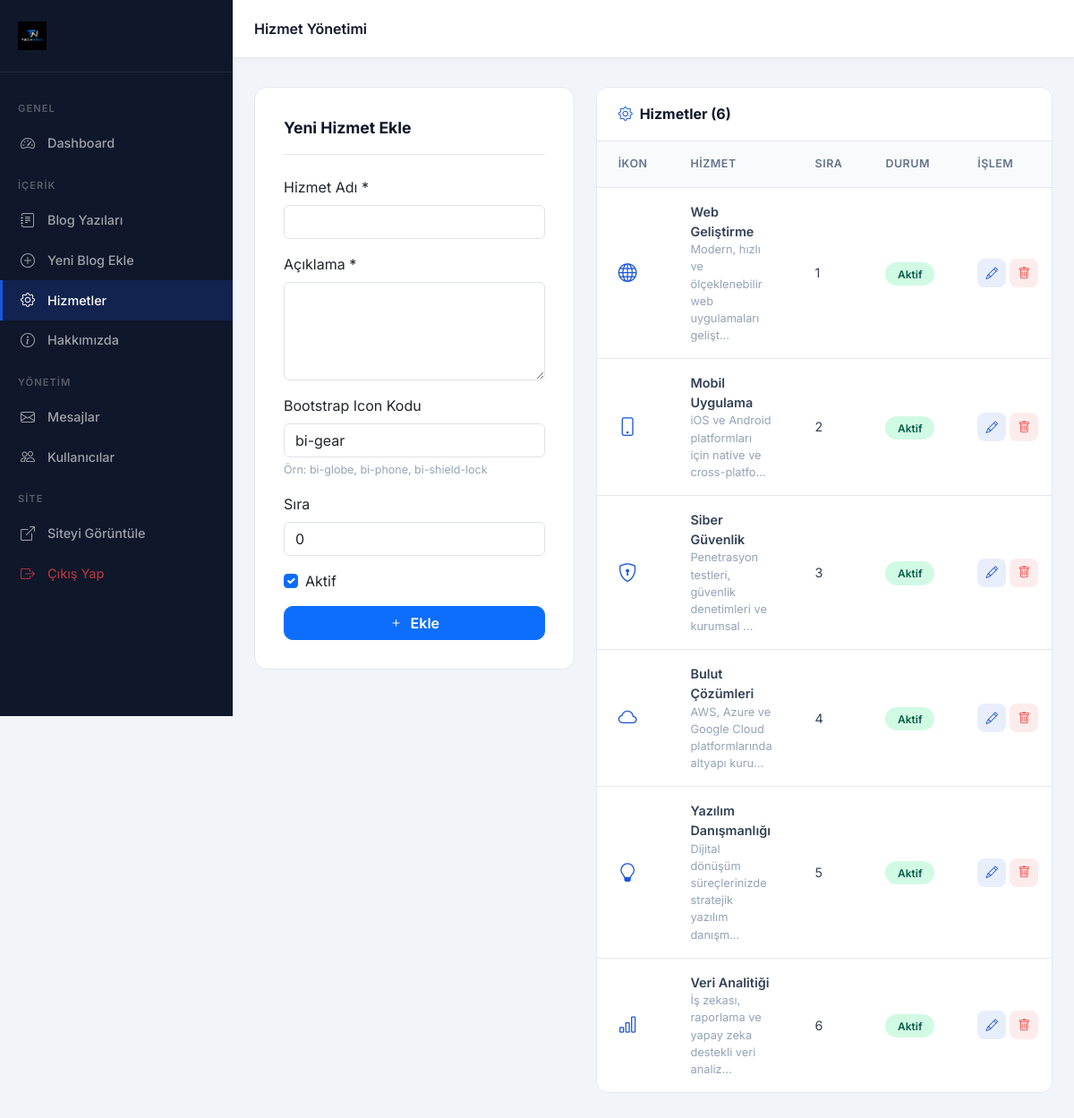
The page /admin/hizmetler.php (signed in) on the database its author committed.
### tables this page shows
CREATE TABLE `hizmetler` (
  `id` int(11) NOT NULL AUTO_INCREMENT,
  `hizmet_adi` varchar(255) NOT NULL,
  `aciklama` text NOT NULL,
  `icon` varchar(100) DEFAULT 'bi-gear',
  `resim` varchar(255) DEFAULT NULL,
  `sira` int(11) NOT NULL DEFAULT 0,
  `durum` tinyint(1) NOT NULL DEFAULT 1,
  PRIMARY KEY (`id`)
);

### admin/hizmetler.php (the view, shortened to what this page needs)
<?php
require_once '../config.php';
$duzenlenen = null;
$hizmetler = $pdo->query("SELECT * FROM hizmetler ORDER BY sira, id")->fetchAll();
?>
<!DOCTYPE html>
<html lang="tr">
<head>
<link href="https://cdn.jsdelivr.net/npm/bootstrap@5.3.2/dist/css/bootstrap.min.css" rel="stylesheet">
<link href="https://cdn.jsdelivr.net/npm/bootstrap-icons@1.11.3/font/bootstrap-icons.css" rel="stylesheet">
<link href="<?= SITE_URL ?>/assets/css/admin.css" rel="stylesheet">
</head>
<body>
<aside class="admin-sidebar">
  <div class="sidebar-brand">
    <img src="<?= SITE_URL ?>/assets/img/logo.png" alt="TechNova" class="sidebar-logo">
  </div>
  <nav class="sidebar-nav">
    <div class="sidebar-label">Genel</div>
    <a href="<?= SITE_URL ?>/admin/index.php" class="sidebar-link"><i class="bi bi-speedometer2"></i> Dashboard</a>
    <div class="sidebar-label">İçerik</div>
    <a href="<?= SITE_URL ?>/admin/blog.php" class="sidebar-link"><i class="bi bi-journal-text"></i> Blog Yazıları</a>
    <a href="<?= SITE_URL ?>/admin/blog-ekle.php" class="sidebar-link"><i class="bi bi-plus-circle"></i> Yeni Blog Ekle</a>
    <a href="<?= SITE_URL ?>/admin/hizmetler.php" class="sidebar-link active"><i class="bi bi-gear"></i> Hizmetler</a>
    <a href="<?= SITE_URL ?>/admin/hakkimizda.php" class="sidebar-link"><i class="bi bi-info-circle"></i> Hakkımızda</a>
    <div class="sidebar-label">Yönetim</div>
    <a href="<?= SITE_URL ?>/admin/mesajlar.php" class="sidebar-link"><i class="bi bi-envelope"></i> Mesajlar</a>
    <a href="<?= SITE_URL ?>/admin/kullanicilar.php" class="sidebar-link"><i class="bi bi-people"></i> Kullanıcılar</a>
    <div class="sidebar-label">Site</div>
    <a href="<?= SITE_URL ?>" target="_blank" class="sidebar-link"><i class="bi bi-box-arrow-up-right"></i> Siteyi Görüntüle</a>
    <a href="<?= SITE_URL ?>/cikis.php" class="sidebar-link" style="color:rgba(239,68,68,0.7);"><i class="bi bi-box-arrow-right"></i> Çıkış Yap</a>
  </nav>
</aside>
<div class="admin-main">
  <div class="admin-topbar">
    <span style="font-weight:600; color:#0F172A;">Hizmet Yönetimi</span>
  </div>
  <div class="admin-content">
    <div class="row g-4">
      <div class="col-lg-5">
        <div class="form-card">
          <div class="card-title"><?= $duzenlenen ? 'Hizmet Düzenle' : 'Yeni Hizmet Ekle' ?></div>
          <form method="post">
            <div class="mb-3">
              <label class="form-label">Hizmet Adı *</label>
              <input type="text" name="hizmet_adi" class="form-control" required maxlength="255" value="<?= htmlspecialchars($duzenlened['hizmet_adi'] ?? ($duzenlenen['hizmet_adi'] ?? '')) ?>">
            </div>
            <div class="mb-3">
              <label class="form-label">Açıklama *</label>
              <textarea name="aciklama" class="form-control" rows="4" required><?= htmlspecialchars($duzenlenen['aciklama'] ?? '') ?></textarea>
            </div>
            <div class="mb-3">
              <label class="form-label">Bootstrap Icon Kodu</label>
              <input type="text" name="icon" class="form-control" placeholder="bi-gear" maxlength="100" value="<?= htmlspecialchars($duzenlenen['icon'] ?? 'bi-gear') ?>">
              <small style="color:#94A3B8; font-size:0.78rem;">Örn: bi-globe, bi-phone, bi-shield-lock</small>
            </div>
            <div class="mb-3">
              <label class="form-label">Sıra</label>
              <input type="number" name="sira" class="form-control" min="0" value="<?= $duzenlenen['sira'] ?? 0 ?>">
            </div>
            <div class="mb-3 form-check">
              <input class="form-check-input" type="checkbox" name="durum" id="durum" value="1" <?= (!$duzenlenen || $duzenlenen['durum']) ? 'checked' : '' ?>>
              <label class="form-check-label" for="durum">Aktif</label>
            </div>
            <button type="submit" class="btn btn-primary w-100" style="border-radius:10px; font-weight:600;">
              <?= $duzenlenen ? '<i class="bi bi-check-lg me-2"></i>Güncelle' : '<i class="bi bi-plus me-2"></i>Ekle' ?>
            </button>
          </form>
        </div>
      </div>
      <div class="col-lg-7">
        <div class="admin-table-card">
          <div class="card-header">
            <h5><i class="bi bi-gear me-2" style="color:#1A56DB;"></i>Hizmetler (<?= count($hizmetler) ?>)</h5>
          </div>
          <table class="table">
            <thead><tr><th>İkon</th><th>Hizmet</th><th>Sıra</th><th>Durum</th><th>İşlem</th></tr></thead>
            <tbody>
              <?php foreach($hizmetler as $h): ?>
              <tr>
                <td><i class="bi <?= htmlspecialchars($h['icon']) ?>" style="font-size:1.3rem; color:#1A56DB;"></i></td>
                <td>
                  <div style="font-weight:600; font-size:0.9rem;"><?= htmlspecialchars($h['hizmet_adi']) ?></div>
                  <div style="font-size:0.8rem; color:#94A3B8;"><?= htmlspecialchars(mb_substr($h['aciklama'],0,55)) ?>...</div>
                </td>
                <td><?= $h['sira'] ?></td>
                <td><span class="badge-status <?= $h['durum'] ? 'published' : 'draft' ?>"><?= $h['durum'] ? 'Aktif' : 'Pasif' ?></span></td>
                <td>
                  <div class="d-flex gap-1">
                    <a href="hizmetler.php?duzenle=<?= $h['id'] ?>" class="btn-action edit"><i class="bi bi-pencil"></i></a>
                    <a href="hizmetler.php?sil=<?= $h['id'] ?>" class="btn-action delete" onclick="return confirm('Bu hizmeti silmek istediğinize emin misiniz?')"><i class="bi bi-trash"></i></a>
                  </div>
                </td>
              </tr>
              <?php endforeach; ?>
            </tbody>
          </table>
        </div>
      </div>
    </div>
  </div>
</div>
</body>
</html>

### assets/css/admin.css (style rules this page uses)
:root { --sidebar-bg: #0F172A; --sidebar-width: 260px; --primary: #1A56DB; --accent: #06B6D4; --text: #334155; --border: #E2E8F0; --light: #F8FAFC; }
body { background: #F1F5F9; font-family: 'Inter', sans-serif; }
.admin-sidebar { position: fixed; top: 0; left: 0; width: var(--sidebar-width); height: 100vh; background: var(--sidebar-bg); overflow-y: auto; z-index: 1040; transition: all 0.3s; }
.sidebar-brand { padding: 1.5rem 1.25rem; border-bottom: 1px solid rgba(255,255,255,0.08); display: flex; align-items: center; gap: 10px; }
.sidebar-logo { height: 32px; width: auto; object-fit: contain; display: inline-block; max-width: 85%; }
.sidebar-nav { padding: 1rem 0; }
.sidebar-label { padding: 0.5rem 1.25rem; font-size: 0.7rem; text-transform: uppercase; letter-spacing: 1px; color: rgba(255,255,255,0.3); font-weight: 600; margin-top: 0.5rem; }
.sidebar-link { display: flex; align-items: center; gap: 10px; padding: 0.65rem 1.25rem; color: rgba(255,255,255,0.6); font-size: 0.9rem; font-weight: 500; transition: all 0.2s; text-decoration: none; border-left: 3px solid transparent; }
.sidebar-link i { font-size: 1rem; width: 20px; }
.sidebar-link.active { color: white; background: rgba(26, 86, 219, 0.2); border-left-color: var(--primary); }
.admin-main { margin-left: var(--sidebar-width); min-height: 100vh; }
.admin-topbar { background: white; border-bottom: 1px solid var(--border); padding: 0 1.5rem; height: 65px; display: flex; align-items: center; justify-content: space-between; position: sticky; top: 0; z-index: 999; box-shadow: 0 2px 8px rgba(0,0,0,0.04); }
.admin-content { padding: 2rem 1.5rem; }
.admin-table-card { background: white; border-radius: 14px; border: 1px solid var(--border); overflow: hidden; }
.admin-table-card .card-header { background: white; border-bottom: 1px solid var(--border); padding: 1.25rem 1.5rem; display: flex; align-items: center; justify-content: space-between; }
.admin-table-card .card-header h5 { font-size: 1rem; font-weight: 700; margin: 0; color: #0F172A; }
.table { margin: 0; }
.table th { font-size: 0.78rem; text-transform: uppercase; letter-spacing: 0.5px; color: #64748B; font-weight: 600; padding: 1rem 1.5rem; background: #F8FAFC; border-bottom: 1px solid var(--border); }
.table td { padding: 1rem 1.5rem; vertical-align: middle; border-bottom: 1px solid var(--border); font-size: 0.9rem; color: var(--text); }
.table tr:last-child td { border-bottom: none; }
.form-card { background: white; border-radius: 14px; border: 1px solid var(--border); padding: 2rem; }
.form-card .card-title { font-size: 1.1rem; font-weight: 700; color: #0F172A; margin-bottom: 1.5rem; padding-bottom: 1rem; border-bottom: 1px solid var(--border); }
.badge-status { padding: 0.35rem 0.85rem; border-radius: 20px; font-size: 0.75rem; font-weight: 600; }
.badge-status.published { background: #d1fae5; color: #065f46; }
.btn-action { width: 32px; height: 32px; border-radius: 8px; display: inline-flex; align-items: center; justify-content: center; font-size: 0.85rem; border: none; transition: all 0.2s; cursor: pointer; }
.btn-action.edit { background: rgba(26, 86, 219, 0.1); color: var(--primary); }
.btn-action.delete { background: rgba(239, 68, 68, 0.1); color: #EF4444; }

### rows shown on the page
hizmetler: hizmet_adi "Web Geliştirme", aciklama "Modern, hızlı ve ölçeklenebilir web uygulamaları gelişt", sira "1", durum "Aktif"
hizmetler: hizmet_adi "Mobil Uygulama", aciklama "iOS ve Android platformları için native ve cross-platfo", sira "2", durum "Aktif"
hizmetler: hizmet_adi "Siber Güvenlik", aciklama "Penetrasyon testleri, güvenlik denetimleri ve kurumsal", sira "3", durum "Aktif"
hizmetler: hizmet_adi "Bulut Çözümleri", aciklama "AWS, Azure ve Google Cloud platformlarında altyapı kuru", sira "4", durum "Aktif"
hizmetler: hizmet_adi "Yazılım Danışmanlığı", aciklama "Dijital dönüşüm süreçlerinizde stratejik yazılım danışm", sira "5", durum "Aktif"
hizmetler: hizmet_adi "Veri Analitiği", aciklama "İş zekası, raporlama ve yapay zeka destekli veri analiz", sira "6", durum "Aktif"

### other values the page prints
count($hizmetler) "6"
